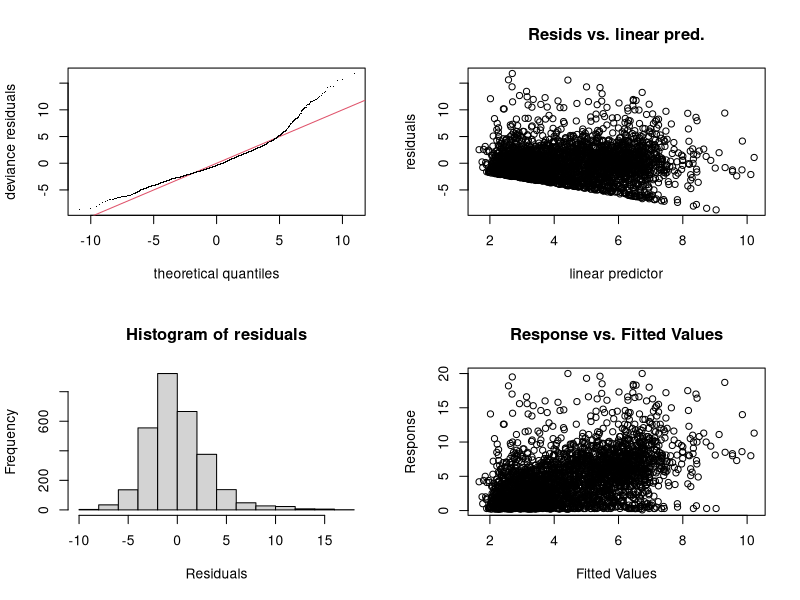
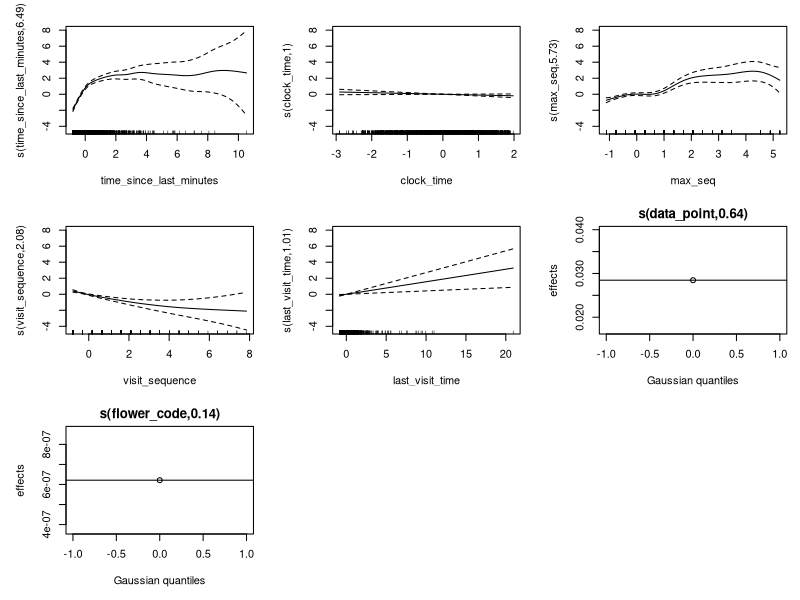

Reproduce these figures in R, in order. (Note: this script raises an error after producing the figures.)

library(mgcv)


df <- read.csv("../model_df.csv")

model <- gam(
  time ~ 
    s(time_since_last_minutes, k = 15) +
    s(clock_time, k = 15) +
    s(max_seq, k = 10) +
    s(visit_sequence, k = 10) +
    s(last_visit_time, k = 15) +

    # random effects (hierarchical structure)
    s(data_point, bs = "re") +
    s(flower_code, bs = "re"),

  data = df,
  method = "REML"
)

#Output of model
summary(model)

# Diagnose model
gam.check(model)

par(mfrow = c(2,2))
plot(model, pages = 1, shade = TRUE)

# collect results
gam_summary <- summary(model)

parametric_table <- gam_summary$p.table
smooth_table <- gam_summary$s.table

print(parametric_table)
print(smooth_table)


model_metrics <- data.frame(
  AIC = AIC(model),
  BIC = BIC(model),
  logLik = logLik(model)
)

print(model_metrics)

# save results
write.csv(
  parametric_table,
  "results/gam_parametric_results.csv",
  row.names = TRUE
)

write.csv(
  smooth_table,
  "../results/gam_smooth_results.csv",
  row.names = TRUE
)

cat("\nDONE: Fixed GAM model complete\n")
